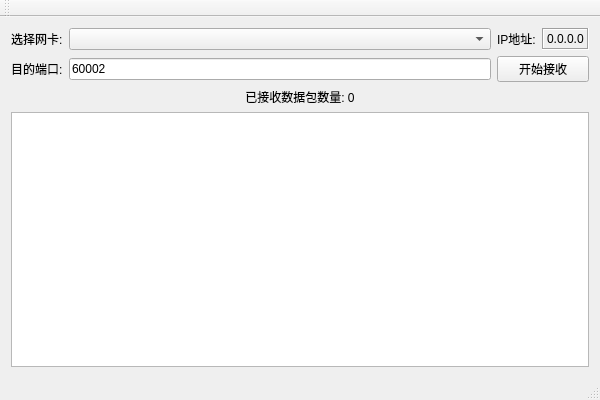
<?xml version="1.0" encoding="UTF-8"?>
<ui version="4.0">
 <class>MainWindow</class>
 <widget class="QMainWindow" name="MainWindow">
  <property name="geometry">
   <rect>
    <x>0</x>
    <y>0</y>
    <width>600</width>
    <height>400</height>
   </rect>
  </property>
  <property name="windowTitle">
   <string>MainWindow</string>
  </property>
  <widget class="QWidget" name="centralWidget">
   <layout class="QVBoxLayout" name="verticalLayout">
    <item>
     <layout class="QGridLayout" name="gridLayout">
      <item row="0" column="0">
       <widget class="QLabel" name="networkInterfaceLabel">
        <property name="text">
         <string>选择网卡:</string>
        </property>
       </widget>
      </item>
      <item row="0" column="1">
       <widget class="QComboBox" name="networkInterfaceComboBox"/>
      </item>
      <item row="0" column="2">
       <widget class="QLabel" name="label">
        <property name="text">
         <string>IP地址:</string>
        </property>
       </widget>
      </item>
      <item row="0" column="3">
       <widget class="QLabel" name="ipAddressLabel">
        <property name="text">
         <string>0.0.0.0</string>
        </property>
        <property name="frameShape">
         <enum>QFrame::Box</enum>
        </property>
        <property name="frameShadow">
         <enum>QFrame::Sunken</enum>
        </property>
        <property name="lineWidth">
         <number>1</number>
        </property>
        <property name="midLineWidth">
         <number>0</number>
        </property>
       </widget>
      </item>
      <item row="1" column="0">
       <widget class="QLabel" name="portLabel">
        <property name="text">
         <string>目的端口:</string>
        </property>
       </widget>
      </item>
      <item row="1" column="1">
       <widget class="QLineEdit" name="portLineEdit">
        <property name="inputMask">
         <string>99999</string>
        </property>
        <property name="text">
         <string>60002</string>
        </property>
       </widget>
      </item>
      <item row="1" column="2" colspan="2">
       <widget class="QPushButton" name="startButton">
        <property name="text">
         <string>开始接收</string>
        </property>
       </widget>
      </item>
     </layout>
    </item>
    <item>
     <widget class="QLabel" name="packetCountLabel">
      <property name="text">
       <string>已接收数据包数量: 0</string>
      </property>
      <property name="alignment">
       <set>Qt::AlignCenter</set>
      </property>
     </widget>
    </item>
    <item>
     <widget class="QTextEdit" name="packetDataTextEdit">
      <property name="readOnly">
       <bool>true</bool>
      </property>
     </widget>
    </item>
   </layout>
  </widget>
  <widget class="QMenuBar" name="menuBar">
   <property name="geometry">
    <rect>
     <x>0</x>
     <y>0</y>
     <width>600</width>
     <height>23</height>
    </rect>
   </property>
  </widget>
  <widget class="QToolBar" name="mainToolBar">
   <attribute name="toolBarArea">
    <enum>TopToolBarArea</enum>
   </attribute>
   <attribute name="toolBarBreak">
    <bool>false</bool>
   </attribute>
  </widget>
  <widget class="QStatusBar" name="statusBar"/>
 </widget>
 <layoutdefault spacing="6" margin="11"/>
 <resources/>
 <connections/>
</ui>
